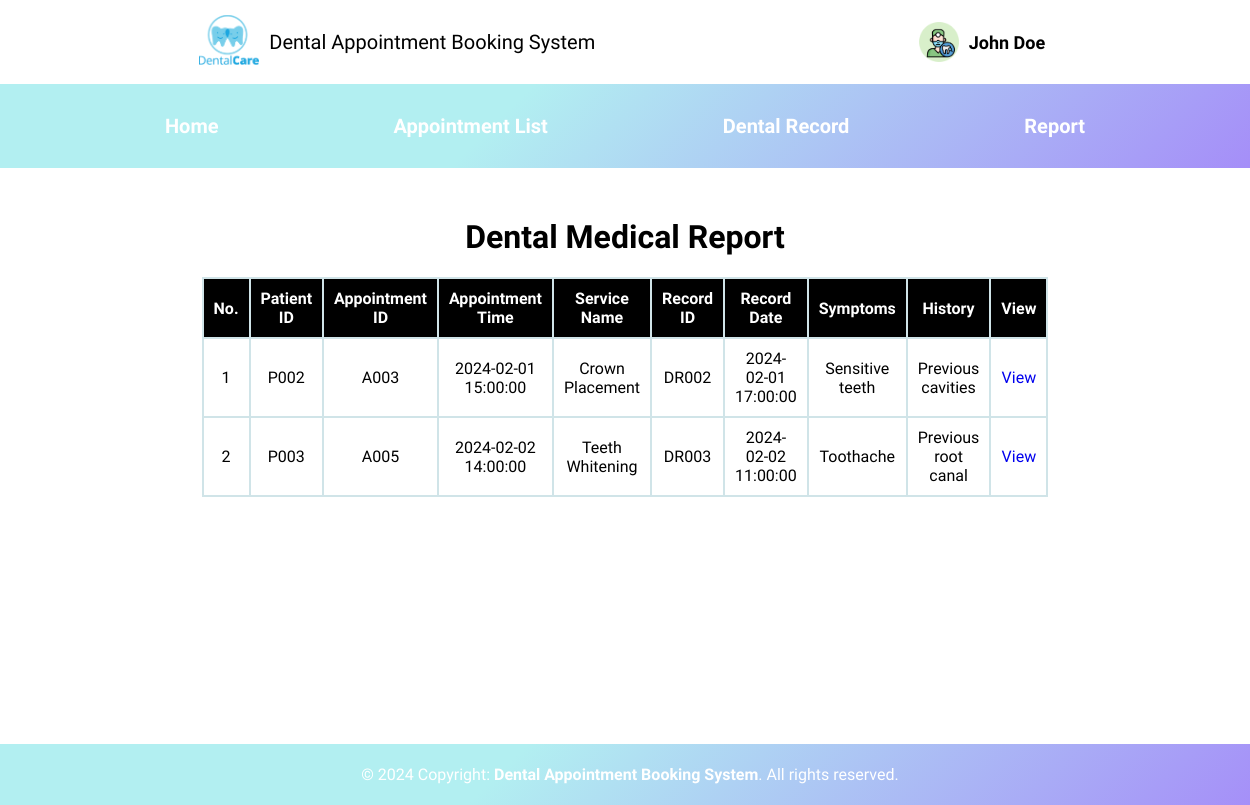
/Dentist/medical_report.php (signed in), run on the app's committed database.
### tables this page shows
CREATE TABLE IF NOT EXISTS DentalRecord(
recordID VARCHAR(10) PRIMARY KEY,
recordDate TIMESTAMP,
symptoms VARCHAR(20),
treatment VARCHAR(20),
history VARCHAR(50),
patientID VARCHAR(10),
dentistID VARCHAR(10),
appointmentID VARCHAR(10),
FOREIGN KEY (patientID) REFERENCES Patient(patientID),
FOREIGN KEY (dentistID) REFERENCES Dentist(dentistID),
FOREIGN KEY (appointmentID) REFERENCES Appointment(appointmentID)
);

CREATE TABLE IF NOT EXISTS Appointment(
appointmentID VARCHAR(10) PRIMARY KEY,
appointmentTime DATETIME,
dentalServiceType VARCHAR(20) NOT NULL,  
serviceName VARCHAR(30) NOT NULL,
servicePrice FLOAT NOT NULL,
lengthOfTime VARCHAR(10) NOT NULL,
patientID VARCHAR(10),
dentistID VARCHAR(10),
appointmentStatus VARCHAR(20) NOT NULL DEFAULT 'Pending',
FOREIGN KEY(patientID) REFERENCES Patient(patientID),
FOREIGN KEY(dentistID) REFERENCES Dentist(dentistID)
);

### Dentist/medical_report.php (the view, shortened to what this page needs)
<!DOCTYPE html>
<html lang="en">
<head>
    <link rel="stylesheet" href="../style.css">
</head>
<body>
<?php
    include('../config.php');
    include('Dentist.php');
    $dentistID = $_SESSION['dentistID'];
    echo "<h1>Dental Medical Report</h1>";
    $query = "SELECT a.patientID, a.appointmentID, a.appointmentTime , a.serviceName, d.recordID, d.recordDate, d.symptoms, d.history, a.dentistID
              FROM appointment a JOIN dentalrecord d
              ON a.appointmentID = d.appointmentID
              WHERE a.dentistID = '$dentistID'
              ORDER BY a.patientID ASC";
    $result = mysqli_query($conn, $query) or die(mysqli_connect_error());
    echo '<div class="appointment-table">';
    echo '<table class = "bordered">
            <tr>
            <th>No.</th>
            <th>Patient ID</th>
            <th>Appointment ID</th>
            <th>Appointment Time</th>
            <th>Service Name</th>
            <th>Record ID</th>
            <th>Record Date</th>
            <th>Symptoms</th>
            <th>History</th>
            <th>View</th>
            </tr>';
        $counter = 1;
            while(($row=mysqli_fetch_array($result))){
            echo '<tr>
                    <td>'.$counter.'</td>
                    <td>'.$row['patientID'].'</td>
                    <td>'.$row['appointmentID'].'</td>
                    <td>'.$row['appointmentTime'].'</td>
                    <td>'.$row['serviceName'].'</td>
                    <td>'.$row['recordID'].'</td>
                    <td>'.$row['recordDate'].'</td>
                    <td>'.$row['symptoms'].'</td>
                    <td>'.$row['history'].'</td>
                    <td><a href="dentist_view_medical_report.php?id='.$row['appointmentID'].'"
                    onClick=\'return confirm("Confirm to view full appointment information?")\'>View</a></td>
                    </tr>';
                $counter++;
                }
            echo '</table>';
            echo '</div>';
            echo "<br> <br> <br> <br> <br> <br> <br>";
             echo "<br> <br> <br> <br> <br> <br>";
            include('../footer.php');
    ?>
</body>
</html>

### style.css (style rules this page uses)
body { font-family: "Reem Kufi", sans-serif; font-optical-sizing: auto; font-weight: 300; font-style: normal; margin: 0; scroll-behavior: smooth; }

### Dentist/medical_report.php (style rules this page uses)
body { font-family: "Reem Kufi"; }
h1 { text-align: center; margin-top: 50px; }
th,td { border: 2px solid #D0E4E8; text-align: center; padding: 10px; }
table { display: table; align-item: center; border-collapse: collapse; border: 2px solid #D0E4E8; border-radius: 5px; box-sizing: border-box; margin: 0 auto; width: 60%; }
th { background-color: black; color: white; }
td a { text-decoration: none; }

### data on the page
dentalrecord: appointmentID.patientID "P002", appointmentID.appointmentID "A003", appointmentID.appointmentTime "2024-02-01 15:00:00", appointmentID.serviceName "Crown Placement", recordID "DR002", recordDate "2024-02-01 17:00:00", symptoms "Sensitive teeth", history "Previous cavities"
dentalrecord: appointmentID.patientID "P003", appointmentID.appointmentID "A005", appointmentID.appointmentTime "2024-02-02 14:00:00", appointmentID.serviceName "Teeth Whitening", recordID "DR003", recordDate "2024-02-02 11:00:00", symptoms "Toothache", history "Previous root canal"

### other printed values
$_SESSION['name'] "John Doe"
